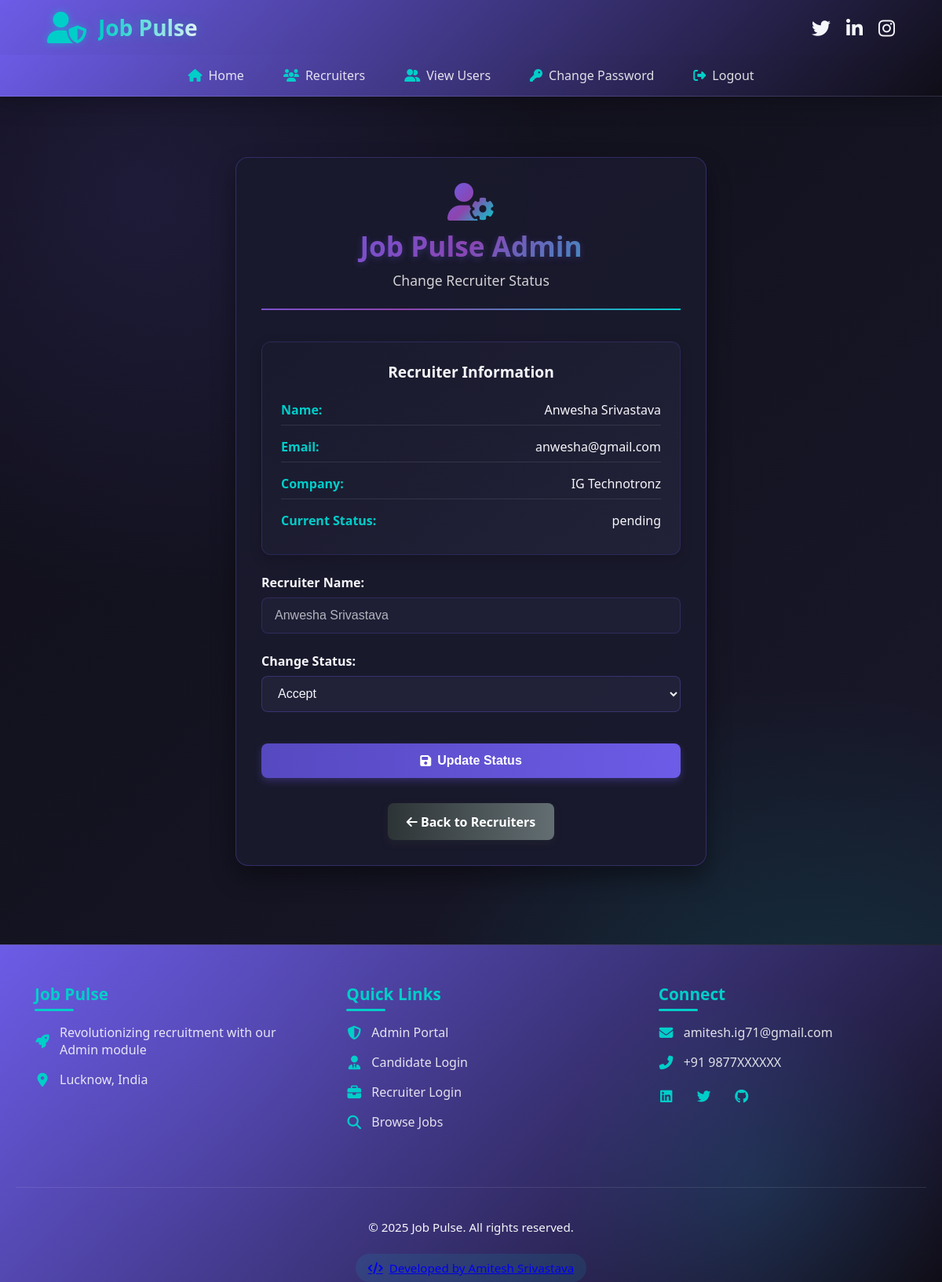
The app's page /change_status/20 (signed in) with its own data.
### job/models.py (models this page shows, shortened)
class Recuiter(models.Model):
    user=models.ForeignKey(User,on_delete=models.CASCADE)
    mobile = models.CharField(max_length=20,null=True)
    image = models.FileField(null=True)
    gender = models.CharField(max_length=10,null=True)
    company=models.CharField(max_length=100,null=True)
    type = models.CharField(max_length=20,null=True)
    status=models.CharField(max_length=20,null=True)

### job/views.py (the view, shortened to what this page needs)
# urls.py: path('change_status/<int:pid>',change_status,name="change_status"),
def change_status(request,pid):
    if not request.user.is_authenticated:
        return redirect('admin_login')
    error=""
    recuiter = Recuiter.objects.get(id=pid)
    d = {'recuiter':recuiter,'error':error}
    return render(request,'change_status.html',d)

### job/templates/change_status.html (shortened to what this page needs)
{% load static %}
{% block body %}
{% include 'admin_navigation.html' %}
<link href="https://unpkg.com/boxicons@2.1.4/css/boxicons.min.css" rel="stylesheet">
<link href="https://cdnjs.cloudflare.com/ajax/libs/font-awesome/6.4.0/css/all.min.css" rel="stylesheet">
<link rel="stylesheet" href="{% static 'css/change_status.css' %}">
<div class="status-container">
    <div class="page-header">
        <i class="fas fa-user-cog"></i>
        <h1>Job Pulse Admin</h1>
        <p>Change Recruiter Status</p>
    </div>
    <div class="recruiter-info">
        <h3>Recruiter Information</h3>
        <div class="info-item">
            <span class="info-label">Name:</span>
            <span class="info-value">{{recuiter.user.first_name}} {{recuiter.user.last_name}}</span>
        </div>
        <div class="info-item">
            <span class="info-label">Email:</span>
            <span class="info-value">{{recuiter.user.username}}</span>
        </div>
        <div class="info-item">
            <span class="info-label">Company:</span>
            <span class="info-value">{{recuiter.company}}</span>
        </div>
        <div class="info-item">
            <span class="info-label">Current Status:</span>
            <span class="info-value">{{recuiter.status}}</span>
        </div>
    </div>
    <form method="post">
        <div class="form-group">
            <label for="uname">Recruiter Name:</label>
            <input type="text" class="form-control" id="uname" name="uname" value="{{recuiter.user.first_name}} {{recuiter.user.last_name}}" disabled>
        </div>
        <div class="form-group">
            <label for="status">Change Status:</label>
            <select class="form-control" id="status" name="status">
                <option value="Accept">Accept</option>
            </select>
        </div>
        <button type="submit" class="btn btn-primary">
            <i class="fas fa-save"></i> Update Status
        </button>
    </form>
    <a href="{% url 'recuiter_all' %}" class="btn-back">
        <i class="fas fa-arrow-left"></i> Back to Recruiters
    </a>
</div>
{% include 'footer.html' %}
{% endblock %}

### job/static/css/admin_navigation.css (style rules this page uses)
:root { --primary: #6c5ce7; --primary-dark: #5649c0; --secondary: #00cec9; --dark: #1a1a2e; --darker: #0f0e17; --light: #f5f6fa; }
* { margin: 0; padding: 0; box-sizing: border-box; }
body { margin: 10rem auto; font-family: 'Segoe UI', sans-serif; background: var(--darker); padding-top: 100px; }

### job/static/css/change_status.css (style rules this page uses)
:root { --primary: #6c5ce7; --primary-dark: #5649c0; --secondary: #00cec9; --dark: #1a1a2e; --darker: #0f0e17; --light: #f5f6fa; --error: #ff4757; --success: #00b894; --warning: #fdcb6e; --gradient-1: linear-gradient(135deg, #6c5ce7 0%, #8e44ad 50%, #00cec9 100%); --gradient-2: linear-gradient(135deg, #5649c0 0%, #6c5ce7 50%, #8e44ad 100%); }
body { background-color: var(--darker); color: var(--light); min-height: 100vh; font-family: 'Segoe UI', sans-serif; background-image: radial-gradient(circle at 15% 15%, rgba(108, 92, 231, 0.15) 0%, transparent 30%), radial-gradient(circle at 85% 85%, rgba(0, 206, 201, 0.15) 0%, transparent 30%), linear-gradient(135deg, var(--darker) 0%, var(--dark) 100%); padding: 0; margin: 0; }
.status-container { width: 95%; max-width: 600px; margin: 200px auto 2rem; padding: 2rem; background: rgba(26, 26, 46, 0.95); border-radius: 16px; box-shadow: 0 15px 30px rgba(0, 0, 0, 0.4); border: 1px solid rgba(108, 92, 231, 0.3); animation: fadeIn 0.8s ease-out; }
.page-header { text-align: center; margin-bottom: 2.5rem; padding-bottom: 1.5rem; border-bottom: 2px solid; border-image: var(--gradient-1); border-image-slice: 1; }
.page-header i { font-size: 3rem; background: var(--gradient-1); -webkit-background-clip: text; background-clip: text; color: transparent; margin-bottom: 0.5rem; display: inline-block; transition: transform 0.3s ease; }
.page-header h1 { font-size: 2.2rem; font-weight: 700; background: var(--gradient-1); -webkit-background-clip: text; background-clip: text; color: transparent; margin-bottom: 0.5rem; text-shadow: 0 2px 8px rgba(108, 92, 231, 0.3); }
.page-header p { color: rgba(255, 255, 255, 0.8); margin: 0; font-size: 1.1rem; }
.form-group { margin-bottom: 1.5rem; }
.form-group label { display: block; margin-bottom: 0.5rem; font-weight: 600; color: var(--light); }
.form-control { width: 100%; padding: 0.8rem 1rem; border-radius: 8px; border: 1px solid rgba(108, 92, 231, 0.3); background: rgba(35, 35, 60, 0.8); color: var(--light); font-size: 1rem; transition: all 0.3s ease; }
.form-control:disabled { opacity: 0.7; cursor: not-allowed; }
.btn { padding: 0.8rem 1.5rem; border-radius: 8px; font-weight: 600; text-decoration: none; display: inline-flex; align-items: center; justify-content: center; gap: 0.5rem; transition: all 0.3s ease; border: none; cursor: pointer; font-size: 1rem; width: 100%; margin-top: 1rem; }
.btn-primary { background: linear-gradient(to right, var(--primary-dark), var(--primary)); color: white; box-shadow: 0 4px 10px rgba(108, 92, 231, 0.3); }
.btn-back { display: block; width: fit-content; margin: 2rem auto 0; padding: 0.8rem 1.5rem; background: linear-gradient(to right, #2d3436, #636e72); color: white; border-radius: 8px; text-decoration: none; font-weight: 600; transition: all 0.3s ease; box-shadow: 0 4px 10px rgba(45, 52, 54, 0.3); }
.recruiter-info { background: linear-gradient(145deg, rgba(26, 26, 46, 0.8), rgba(35, 35, 60, 0.8)); border-radius: 12px; padding: 1.5rem; margin-bottom: 1.5rem; border: 1px solid rgba(108, 92, 231, 0.2); box-shadow: 0 5px 15px rgba(0, 0, 0, 0.2); }
.recruiter-info h3 { font-size: 1.2rem; margin-bottom: 1rem; color: var(--light); font-weight: 600; text-align: center; }
.info-item { display: flex; justify-content: space-between; margin-bottom: 0.5rem; padding: 0.5rem 0; border-bottom: 1px solid rgba(255, 255, 255, 0.1); }
.info-item:last-child { border-bottom: none; margin-bottom: 0; }
.info-label { font-weight: 600; color: var(--secondary); }
.info-value { color: var(--light); }

### job/static/css/footer.css (style rules this page uses)
body { padding: 0 !important; margin: 0 !important; }

### records on screen
Recuiter: user.first_name "Anwesha", user.last_name "Srivastava", user.username "anwesha@gmail.com", company "IG Technotronz", status "pending", uname "Anwesha Srivastava"
